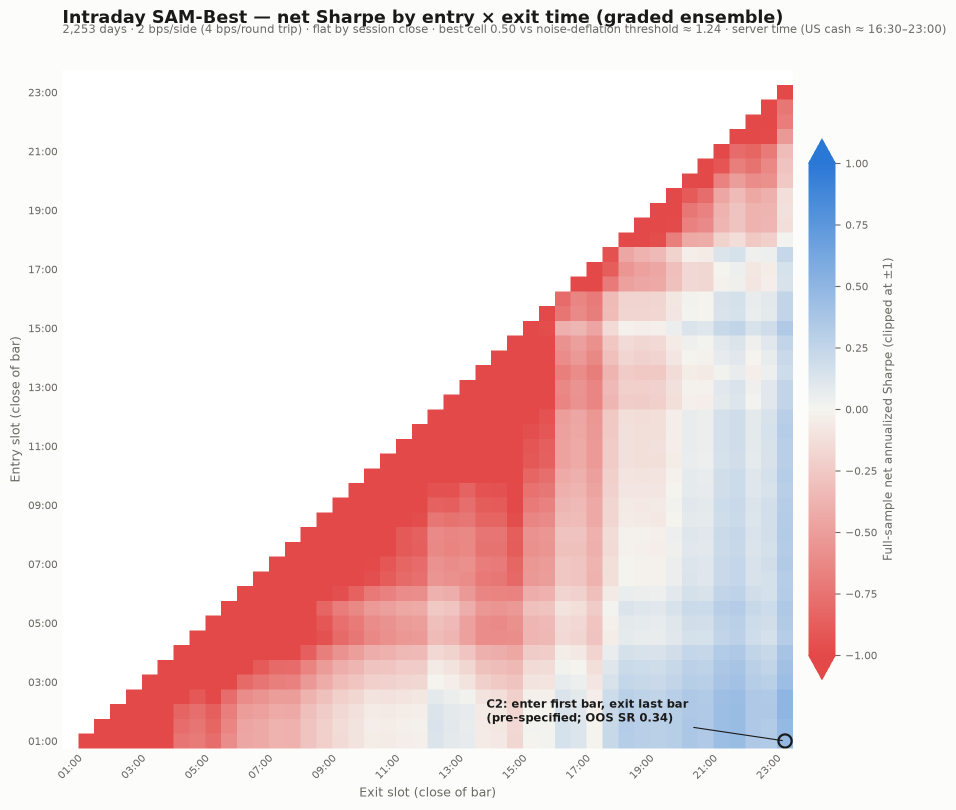
#> input picture backtests/intraday/intraday_grid.png, 1912 x 1619 px (shown at 1/2 size)
$ python -i motion.py   (imports and definitions only)
#> lines starting #> are read from the running program, lines starting #| are printed output that depends on the picture
"""motion.py - a zero-install motion-graphics engine for Claude's sandbox.

Needs only Pillow and numpy, both pre-installed in Claude's code-execution
container (which has no ffmpeg and no internet). Writes:

    .gif  .webp  .apng   animated images, via Pillow
    .mov                 Photo-JPEG QuickTime, container written in pure Python
    .avi                 Motion-JPEG AVI, container written in pure Python
    .mp4                 H.264 - ONLY when an ffmpeg binary exists (local Claude
                         Code); otherwise it falls back to .mov and says so

Usage:

    from motion import *

    def scene(f, t):                      # f: Frame, t: seconds
        f.background("#0f172a")
        x = tween(t, 0.2, 1.0, 200, 1080, "out_back")
        f.circle(x, 360, 60, "#38bdf8")
        f.text("Hello", 640, 560, size=72, color="#f8fafc",
               opacity=tween(t, 0.6, 1.2, 0, 1))

    render(scene, "hello.mov", duration=3, fps=30, size=(1280, 720))

Coordinates are output pixels, origin top-left. Every drawing call is
supersampled (ss=2 by default) and downsampled with a Lanczos filter, which is
what makes edges smooth without a vector renderer.
"""

from __future__ import annotations

import io
import math
import os
import shutil
import struct
import subprocess
import sys
import time
from contextlib import contextmanager

import numpy as np
from PIL import Image, ImageDraw, ImageFilter, ImageFont

__all__ = [
    "EASE", "ease", "clamp01", "lerp", "mix", "tween", "keys", "progress",
    "stagger", "spring", "wiggle", "rgb", "Frame", "render", "contact_sheet",
    "motion_report", "find_font",
]

# --------------------------------------------------------------------------
# Easing. t in [0, 1] -> [0, 1] (back/elastic overshoot on purpose).
# --------------------------------------------------------------------------


def clamp01(t):
    return 0.0 if t < 0 else 1.0 if t > 1 else t


# [12 lines left out: function _bounce_out, not called in this run]


def _in_out(f):
    return lambda t: f(2 * t) / 2 if t < 0.5 else 1 - f(2 - 2 * t) / 2


_C1 = 1.70158
_C3 = _C1 + 1

EASE = {
    "linear": lambda t: t,
    "in_sine": lambda t: 1 - math.cos(t * math.pi / 2),
    "out_sine": lambda t: math.sin(t * math.pi / 2),
    "in_out_sine": lambda t: -(math.cos(math.pi * t) - 1) / 2,
    "in_quad": lambda t: t * t,
    "out_quad": lambda t: 1 - (1 - t) ** 2,
    "in_cubic": lambda t: t ** 3,
    "out_cubic": lambda t: 1 - (1 - t) ** 3,
    "in_quart": lambda t: t ** 4,
    "out_quart": lambda t: 1 - (1 - t) ** 4,
    "in_quint": lambda t: t ** 5,
    "out_quint": lambda t: 1 - (1 - t) ** 5,
    "in_expo": lambda t: 0.0 if t == 0 else 2 ** (10 * t - 10),
    "out_expo": lambda t: 1.0 if t == 1 else 1 - 2 ** (-10 * t),
    "in_back": lambda t: _C3 * t ** 3 - _C1 * t * t,
    "out_back": lambda t: 1 + _C3 * (t - 1) ** 3 + _C1 * (t - 1) ** 2,
    "out_elastic": lambda t: t if t in (0, 1) else
    2 ** (-10 * t) * math.sin((t * 10 - 0.75) * (2 * math.pi) / 3) + 1,
    "out_bounce": _bounce_out,
}
EASE["in_out_quad"] = _in_out(EASE["in_quad"])
EASE["in_out_cubic"] = _in_out(EASE["in_cubic"])
EASE["in_out_quart"] = _in_out(EASE["in_quart"])
EASE["in_out_quint"] = _in_out(EASE["in_quint"])
EASE["in_out_expo"] = _in_out(EASE["in_expo"])
EASE["in_out_back"] = _in_out(EASE["in_back"])
# Aliases people reach for.
EASE["ease"] = EASE["in_out_cubic"]
EASE["ease_in"] = EASE["in_cubic"]
EASE["ease_out"] = EASE["out_cubic"]
EASE["ease_in_out"] = EASE["in_out_cubic"]


def ease(name_or_fn, t):
    fn = EASE[name_or_fn] if isinstance(name_or_fn, str) else name_or_fn
    return fn(clamp01(t))


# [34 lines left out: functions spring, lerp, rgb, not called in this run]


def mix(c1, c2, t):
    """Blend two colours."""
    return tuple(int(round(v)) for v in lerp(rgb(c1), rgb(c2), clamp01(t)))


# [5 lines left out: function progress, not called in this run]


def tween(t, t0, t1, a, b, easing="out_cubic"):
    """Value moving from a (at t0) to b (at t1), held outside the window."""
    return lerp(a, b, progress(t, t0, t1, easing))


# [12 lines left out: function keys, not called in this run]


def stagger(i, start, each=0.06):
    """Start time of item i in a staggered group."""
    return start + i * each


# [6 lines left out: function wiggle, not called in this run]


# --------------------------------------------------------------------------
# Fonts
# --------------------------------------------------------------------------

_FONT_DIRS = [
    "/usr/share/fonts", "/usr/local/share/fonts", os.path.expanduser("~/.fonts"),
    "/Library/Fonts", "/System/Library/Fonts", "C:/Windows/Fonts",
]
_FONT_PREFS = {
    "regular": ["Inter-Regular", "DejaVuSans", "LiberationSans-Regular",
                "NotoSans-Regular", "FreeSans", "Arial", "Helvetica"],
    "bold": ["Inter-Bold", "DejaVuSans-Bold", "LiberationSans-Bold",
             "NotoSans-Bold", "FreeSansBold", "Arial Bold", "arialbd"],
    "mono": ["DejaVuSansMono", "LiberationMono-Regular", "NotoSansMono-Regular",
             "FreeMono", "Menlo", "consola"],
    "serif": ["DejaVuSerif", "LiberationSerif-Regular", "NotoSerif-Regular",
              "FreeSerif", "Georgia", "Times New Roman"],
}
_font_index = None
_font_cache = {}


def _font_dirs():
    dirs = list(_FONT_DIRS)
    try:  # matplotlib ships DejaVu Sans/Serif/Mono and is in Claude's sandbox
        import importlib.util
        spec = importlib.util.find_spec("matplotlib")
        if spec and spec.submodule_search_locations:
            dirs.append(os.path.join(list(spec.submodule_search_locations)[0],
                                     "mpl-data", "fonts", "ttf"))
    except Exception:
        pass
    return dirs


def _scan_fonts():
    global _font_index
    if _font_index is None:
        _font_index = {}
        for d in _font_dirs():
            for root, _, files in os.walk(d):
                for fn in files:
                    if fn.lower().endswith((".ttf", ".otf", ".ttc")):
                        _font_index.setdefault(os.path.splitext(fn)[0].lower(),
                                               os.path.join(root, fn))
    return _font_index


def find_font(style="bold"):
    """Path of a font for 'regular' | 'bold' | 'mono' | 'serif', or a path."""
    if style and os.path.isfile(style):
        return style
    idx = _scan_fonts()
    for name in _FONT_PREFS.get(style, [style]):
        p = idx.get(name.lower())
        if p:
            return p
    return None  # Pillow's built-in scalable font is used instead


def _font(style, px):
    key = (style, int(px))
    if key not in _font_cache:
        path = find_font(style)
        if path:
            _font_cache[key] = ImageFont.truetype(path, max(1, int(px)))
        else:
            try:
                _font_cache[key] = ImageFont.load_default(size=max(1, int(px)))
            except TypeError:  # Pillow < 10.1: fixed-size bitmap font only
                _font_cache[key] = ImageFont.load_default()
    return _font_cache[key]


# --------------------------------------------------------------------------
# Frame: the drawing surface handed to a scene function
# --------------------------------------------------------------------------


_CACHE = {}


def _with_opacity(color, opacity):
    r, g, b, a = rgb(color)
    return (r, g, b, int(round(a * clamp01(opacity))))


def _amin(*cols):
    return min([c[3] for c in cols if c] or [255])


class Frame:
    """One frame. Draw in output pixels; it is supersampled internally."""

    # [12 lines left out: function __init__, not called in this run]

    # -- helpers ----------------------------------------------------------
    def _s(self, v):
        return v * self.k

    def _pts(self, pts):
        return [(x * self.k, y * self.k) for x, y in pts]

    # [39 lines left out: functions _paint, _bbox, _rotate, not called in this run]

    # -- fills ------------------------------------------------------------
    def background(self, color):
        self.img.paste(rgb(color), (0, 0, self.img.width, self.img.height))
        return self

    # [331 lines left out: functions gradient, _gradient_img, vignette, _blit, rect, circle and 15 more, not called in this run]


# --------------------------------------------------------------------------
# Containers written in pure Python (no ffmpeg anywhere)
# --------------------------------------------------------------------------


def _box(kind, *payload):
    body = b"".join(payload)
    return struct.pack(">I4s", 8 + len(body), kind) + body


def _full(kind, version, flags, *payload):
    return _box(kind, struct.pack(">I", (version << 24) | flags), *payload)


_MATRIX = struct.pack(">9I", 0x10000, 0, 0, 0, 0x10000, 0, 0, 0, 0x40000000)


# [103 lines left out: functions _pascal, write_mov, write_avi, _ffmpeg, not called in this run]


# --------------------------------------------------------------------------
# Render loop
# --------------------------------------------------------------------------


def _frame_path(cache, i, ext):
    return os.path.join(cache, "f%05d.%s" % (i, ext))


# [161 lines left out: functions render, _cs_durations, _gif_frames, not called in this run]


# --------------------------------------------------------------------------
# Self-checks: look at your own motion before you ship it
# --------------------------------------------------------------------------


def _read_frames(path, max_frames=None):
    ext = os.path.splitext(path)[1].lower()
    frames = []
    if ext in (".mov", ".avi"):
        data = open(path, "rb").read()
        k = 0
        while True:  # JPEG SOI ... EOI scan; fine for our own files
            a = data.find(b"\xff\xd8\xff", k)
            if a < 0:
                break
            b = data.find(b"\xff\xd9", a)
            frames.append(Image.open(io.BytesIO(data[a:b + 2])).convert("RGB"))
            k = b + 2
    elif ext == ".mp4":
        exe = _ffmpeg()
        if not exe:
            raise RuntimeError("reading .mp4 needs ffmpeg; check the .mov")
        probe = subprocess.run([exe, "-i", path, "-f", "image2pipe", "-vcodec",
                                "png", "-"], capture_output=True).stdout
        k = 0
        while True:
            a = probe.find(b"\x89PNG", k)
            if a < 0:
                break
            b = probe.find(b"IEND", a) + 8
            frames.append(Image.open(io.BytesIO(probe[a:b])).convert("RGB"))
            k = b
    else:
        im = Image.open(path)
#> im is the input picture: PIL image 1912x1619 RGBA; mean R, G, B, A 241.3, 222.9, 223.5, 255
        for i in range(getattr(im, "n_frames", 1)):
            im.seek(i)
            frames.append(im.convert("RGB"))
#> after the loop, frames = 1 item
    return frames[:max_frames] if max_frames else frames


def contact_sheet(path, out=None, cols=4, rows=3, width=1600):
    """Grid of evenly spaced frames with timestamps - LOOK at this."""
    frames = _read_frames(path)
#> frames = 1 item
    k = cols * rows
    idx = [round(i * (len(frames) - 1) / max(1, k - 1)) for i in range(k)]
#> idx = [0, 0, 0, 0, 0, 0, 0, 0, 0, 0, 0, 0]
    tw = width // cols
    th = int(tw * frames[0].height / frames[0].width)
#> th = 338
    sheet = Image.new("RGB", (tw * cols, (th + 22) * rows), (24, 24, 24))
#> sheet: PIL image 1600x1080 RGB; every value is 24
    d = ImageDraw.Draw(sheet)
    f = _font("mono", 14)
    for j, i in enumerate(idx):
        x, y = (j % cols) * tw, (j // cols) * (th + 22)
        sheet.paste(frames[i].resize((tw, th), Image.LANCZOS), (x, y + 22))
        d.text((x + 6, y + 4), "#%d" % i, font=f, fill=(220, 220, 220))
#> this loop made 12 passes
#> (x, y) on passes 1 to 12: (0, 0), (400, 0), (800, 0), (1200, 0), (0, 360), (400, 360), (800, 360), (1200, 360), (0, 720), (400, 720), (800, 720), (1200, 720)
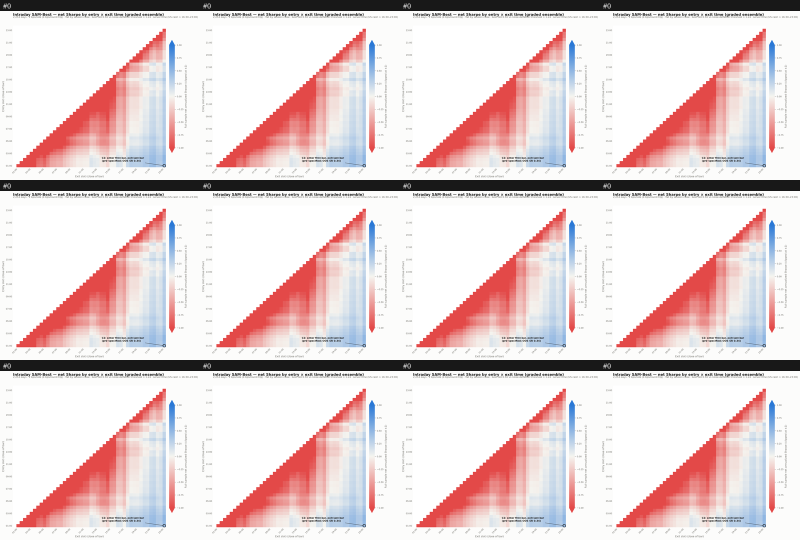
#> sheet: PIL image 1600x1080 RGB (shown at 1/2 size); mean R, G, B 228.1, 210.7, 211.3
    out = out or os.path.splitext(path)[0] + "_sheet.png"
    sheet.save(out)
    return out


# [38 lines left out: function motion_report, not called in this run]


# [7 lines not run here, left out]

>>> result = contact_sheet('../../../../backtests/intraday/intraday_grid.png')
